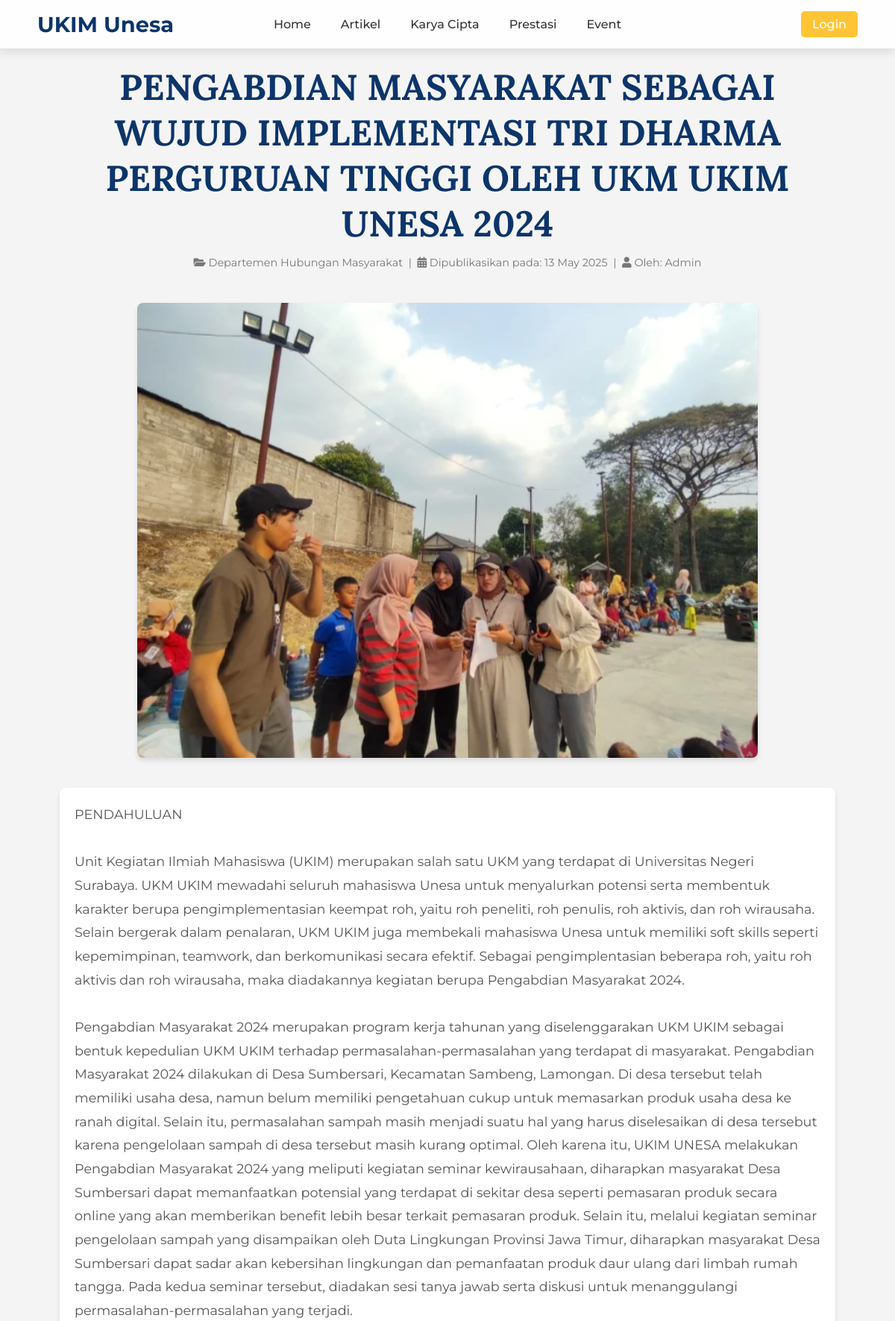
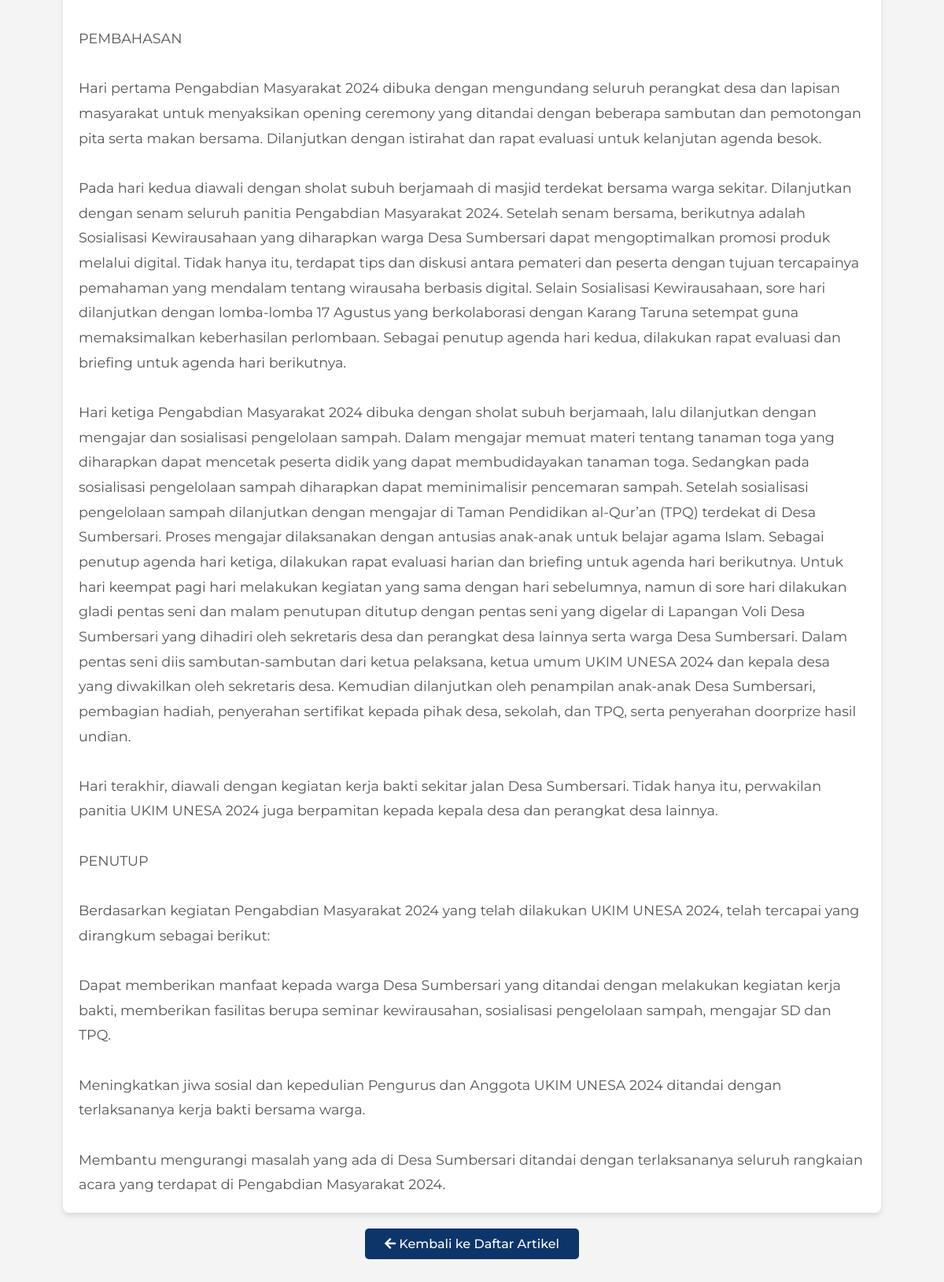
The app's page /artikel.php?slug=pengabdian-masyarakat-sebagai-wujud-implementasi-tri-dharma-perguruan-tinggi-oleh-ukm-ukim-unesa-2024 (upper part) with its own data (2 pictures, top to bottom).
### tables this page shows
CREATE TABLE `blog_ukim` (
  `id_blog` int UNSIGNED NOT NULL,
  `id_dept` int UNSIGNED NOT NULL,
  `user_id` int UNSIGNED DEFAULT NULL,
  `judul` varchar(255) NOT NULL,
  `slug` varchar(270) NOT NULL,
  `gambar` varchar(255) NOT NULL,
  `isi` longtext NOT NULL,
  `status` enum('published','draft','archived') NOT NULL DEFAULT 'published',
  `created_at` timestamp NULL DEFAULT CURRENT_TIMESTAMP,
  `updated_at` timestamp NULL DEFAULT CURRENT_TIMESTAMP ON UPDATE CURRENT_TIMESTAMP
);

CREATE TABLE `departments` (
  `id_dept` int UNSIGNED NOT NULL,
  `kode_dept` varchar(10) NOT NULL,
  `nama_dept` varchar(100) NOT NULL,
  `deskripsi` text,
  `created_at` timestamp NULL DEFAULT CURRENT_TIMESTAMP,
  `updated_at` timestamp NULL DEFAULT CURRENT_TIMESTAMP ON UPDATE CURRENT_TIMESTAMP
);

CREATE TABLE `users` (
  `id_user` int UNSIGNED NOT NULL,
  `nama_lengkap` varchar(100) NOT NULL,
  `nim` varchar(20) DEFAULT NULL,
  `jurusan` varchar(100) DEFAULT NULL,
  `angkatan` year DEFAULT NULL,
  `email` varchar(100) NOT NULL,
  `no_telepon` varchar(20) DEFAULT NULL,
  `username` varchar(50) NOT NULL,
  `password` varchar(255) NOT NULL,
  `role` enum('admin','pengurus','anggota','demisioner','alumni') NOT NULL DEFAULT 'anggota',
  `status_keanggotaan` enum('aktif','pasif','alumni') NOT NULL DEFAULT 'aktif',
  `foto_profil` varchar(255) DEFAULT NULL,
  `created_at` timestamp NULL DEFAULT CURRENT_TIMESTAMP,
  `updated_at` timestamp NULL DEFAULT CURRENT_TIMESTAMP ON UPDATE CURRENT_TIMESTAMP
);

### conn/controller.php (called while the page is built, shortened)
<?php
include('koneksi.php');
function get_blog_by_slug($slug) {
    global $conn;
    $sql = "SELECT b.*, d.nama_dept, u.nama_lengkap as author_name
            FROM blog_ukim b
            LEFT JOIN departments d ON b.id_dept = d.id_dept
            LEFT JOIN users u ON b.user_id = u.id_user
            WHERE b.slug = ? AND b.status = 'published' LIMIT 1";
    $stmt = mysqli_prepare($conn, $sql);
    mysqli_stmt_bind_param($stmt, "s", $slug);
    mysqli_stmt_execute($stmt);
    $result = mysqli_stmt_get_result($stmt);
    $blog = mysqli_fetch_assoc($result);
    return $blog;
}
?>

### artikel.php (the view, shortened to what this page needs)
<?php
require_once('./conn/controller.php');
include_once('./layout/header_index.php');
$article = null;
if (isset($_GET['slug']) && !empty($_GET['slug'])) {
    $slug = $_GET['slug'];
    $article = get_blog_by_slug($slug);
}
?>
<head>
    <link rel="stylesheet" href="./style/page.css">
    <link rel="stylesheet" href="https://cdnjs.cloudflare.com/ajax/libs/font-awesome/5.15.4/css/all.min.css">
</head>
<body>
    <div class="container">
        <header>
            <h1 class="judul"><?php echo htmlspecialchars($article['judul']); ?></h1>
        </header>
        <section class="content">
            <p style="font-size: 0.9rem; color: #777; margin-bottom: 20px;">
                <span class="meta-item category-tag">
                    <i class="fas fa-folder-open"></i>
                    <?php echo htmlspecialchars($article['nama_dept'] ?? 'Umum'); ?>
                </span>
                 |
                <span class="meta-item published-date">
                    <i class="fas fa-calendar-alt"></i>
                    Dipublikasikan pada: <?php echo date("d F Y", strtotime($article['created_at'])); ?>
                </span>
                <?php if (!empty($article['author_name'])): ?>
                 |
                <span class="meta-item author-name">
                    <i class="fas fa-user"></i>
                    Oleh: <?php echo htmlspecialchars($article['author_name']); ?>
                </span>
                <?php endif; ?>
            </p>
        </section>
        <?php
        $gambar_path = htmlspecialchars($article['gambar']);
        ?>
        <?php if (!empty($article['gambar'])): ?>
            <img src="<?php echo $gambar_path; ?>" alt="Gambar <?php echo htmlspecialchars($article['judul']); ?>" class="image">
        <?php endif; ?>
        <section class="article">
            <div class="article-content">
                <?php echo nl2br($article['isi']); ?>
            </div>
        </section>
        <div style="text-align: center; margin-top: 30px; margin-bottom: 20px;">
            <a href="list-artikel.php" style="text-decoration: none; background-color: var(--secondary-color); color: white; padding: 10px 25px; border-radius: 5px; font-weight: 500;">
                <i class="fas fa-arrow-left"></i> Kembali ke Daftar Artikel
            </a>
        </div>
    </div>
    <?php
    include_once('./layout/footer_index.php');
    ?>
</body>
</html>

### layout/header_index.css (style rules this page uses)
:root { --primary-color: #FFC436; --secondary-color: #0C356A; --text-dark-color: #333; --text-light-color: #FFFFFF; --main-font: 'Montserrat', sans-serif; --heading-font: 'Lora', serif; }
* { margin: 0; padding: 0; box-sizing: border-box; }
body { font-family: var(--main-font); background-color: #f4f4f4; color: var(--text-dark-color); }

### style/page.css (style rules this page uses)
:root { --primary-color: #FFC436; --secondary-color: #0C356A; --text-dark-color: #333; --text-light-color: #FFFFFF; --main-font: 'Montserrat', sans-serif; --heading-font: 'Lora', serif; }
* { margin: 0; padding: 0; box-sizing: border-box; }
body { font-family: var(--main-font); background-color: #f4f4f4; color: var(--text-dark-color); }
.container { width: 90%; max-width: 1200px; margin: 0 auto; padding: 20px; }
header { text-align: center; margin-bottom: 0px; }
.judul { font-family: var(--heading-font); font-size: 3rem; font-weight: bold; color: var(--secondary-color); margin-bottom: 10px; }
.content { margin-bottom: 0px; text-align: center; }
.content p { font-size: 1.1rem; color: #555; line-height: 1.8; margin-bottom: 0px; }
.image { display: block; margin: 40px auto; width: 80%; border-radius: 8px; box-shadow: 0 4px 6px rgba(0, 0, 0, 0.1); transition: transform 0.3s ease; }
.article { background-color: #fff; padding: 20px; margin-bottom: 30px; border-radius: 8px; box-shadow: 0 4px 6px rgba(0, 0, 0, 0.1); }
.article-content { font-size: 1.1rem; color: #555; line-height: 1.8; }

### layout/footer_index.css (style rules this page uses)
:root { --primary-color: #FFC436; --secondary-color: #0C356A; --text-dark-color: #333; --text-light-color: #FFFFFF; --main-font: 'Montserrat', sans-serif; --heading-font: 'Lora', serif; }
* { margin: 0; padding: 0; box-sizing: border-box; }
body { font-family: var(--main-font); background-color: #f4f4f4; color: var(--text-dark-color); }

### records on screen
blog_ukim: judul "PENGABDIAN MASYARAKAT SEBAGAI WUJUD IMPLEMENTASI TRI DHARMA PERGURUAN TINGGI OLEH UKM UKIM UNESA 2024", id_dept.nama_dept "Departemen Hubungan Masyarakat", created_at "13 May 2025", user.nama_lengkap "Admin", gambar (picture), isi "PENDAHULUAN Unit Kegiatan Ilmiah Mahasiswa (UKIM) merupakan salah satu UKM yang terdapat di Universitas Negeri Surabaya. UKM UKIM mewadahi seluruh mahasiswa Unesa untuk menyalurkan potensi serta membentuk karakter berupa pengimplementasian keempat roh, yaitu roh peneliti, roh penulis, roh aktivis, dan roh wirausaha. Selain bergerak dalam penalaran, UKM UKIM juga membekali mahasiswa Unesa untuk memiliki soft skills seperti kepemimpinan, teamwork, dan berkomunikasi secara efektif. Sebagai pengimplentasian beberapa roh, yaitu roh aktivis dan roh wirausaha, maka diadakannya kegiatan berupa Pengabdian Masyarakat 2024. Pengabdian Masyarakat 2024 merupakan program kerja tahunan yang…"
